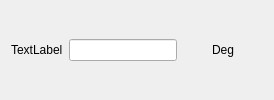
<?xml version="1.0" encoding="UTF-8"?>
<ui version="4.0">
 <class>AngleGUI</class>
 <widget class="QWidget" name="AngleGUI">
  <property name="geometry">
   <rect>
    <x>0</x>
    <y>0</y>
    <width>0</width>
    <height>0</height>
   </rect>
  </property>
  <property name="windowTitle">
   <string>AngleGUI</string>
  </property>
   <layout class="QHBoxLayout" name="horizontalLayout">
    <item>
     <widget class="QLabel" name="label">
      <property name="text">
       <string>TextLabel</string>
      </property>
     </widget>
    </item>
    <item>
     <widget class="QLineEdit" name="lineEdit"/>
    </item>
    <item>
     <widget class="QPushButton" name="pushButton">
      <property name="text">
       <string>Deg</string>
      </property>
      <property name="flat">
       <bool>true</bool>
      </property>
     </widget>
    </item>
   </layout>
  </widget>
 <resources/>
 <connections/>
</ui>
